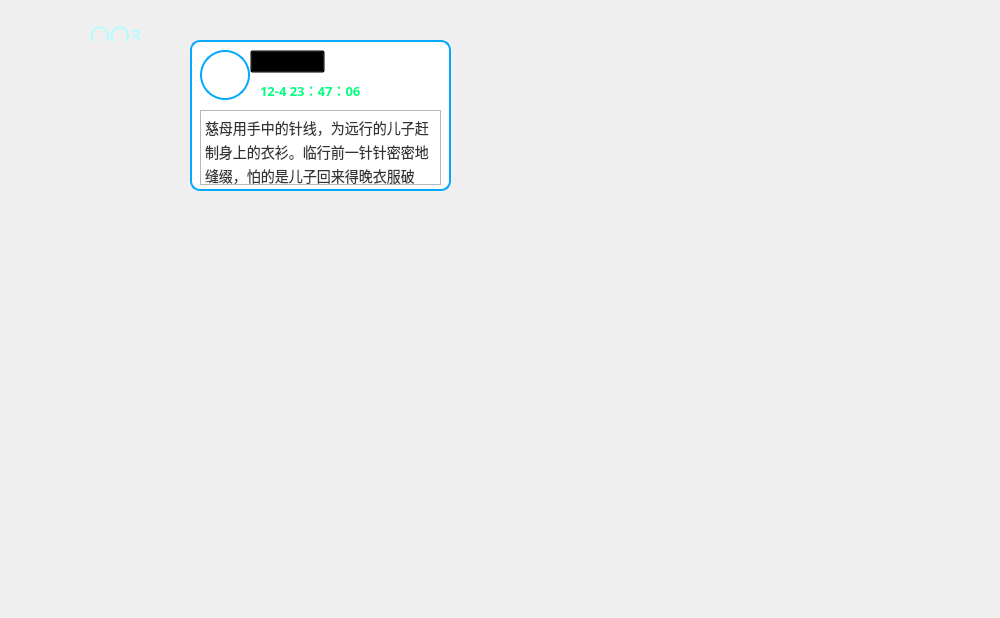
<?xml version="1.0" encoding="UTF-8"?>
<ui version="4.0">
 <class>Form</class>
 <widget class="QWidget" name="Form">
  <property name="geometry">
   <rect>
    <x>0</x>
    <y>0</y>
    <width>1000</width>
    <height>618</height>
   </rect>
  </property>
  <property name="minimumSize">
   <size>
    <width>1000</width>
    <height>618</height>
   </size>
  </property>
  <property name="maximumSize">
   <size>
    <width>1000</width>
    <height>618</height>
   </size>
  </property>
  <property name="font">
   <font>
    <family>华文细黑</family>
    <weight>50</weight>
    <bold>false</bold>
   </font>
  </property>
  <property name="windowTitle">
   <string>心语</string>
  </property>
  <property name="windowIcon">
   <iconset>
    <normaloff>F:/桌面美化/ICO/爱心.png</normaloff>F:/桌面美化/ICO/爱心.png</iconset>
  </property>
  <property name="styleSheet">
   <string notr="true">background-image:url(D:/A_图/beijing.jpg);</string>
  </property>
  <widget class="QLabel" name="label">
   <property name="geometry">
    <rect>
     <x>20</x>
     <y>10</y>
     <width>71</width>
     <height>71</height>
    </rect>
   </property>
   <property name="styleSheet">
    <string notr="true">QLabel
{
    background:transparent;
}</string>
   </property>
   <property name="text">
    <string/>
   </property>
   <property name="pixmap">
    <pixmap>F:/桌面美化/ICO/爱心.png</pixmap>
   </property>
  </widget>
  <widget class="QLabel" name="label_2">
   <property name="geometry">
    <rect>
     <x>90</x>
     <y>20</y>
     <width>54</width>
     <height>21</height>
    </rect>
   </property>
   <property name="styleSheet">
    <string notr="true">QLabel
{
	font-size : 15pt;
    background:transparent;
}


</string>
   </property>
   <property name="text">
    <string>&lt;html&gt;&lt;head/&gt;&lt;body&gt;&lt;p&gt;&lt;span style=&quot; color:#aaffff;&quot;&gt;〇〇3&lt;/span&gt;&lt;/p&gt;&lt;/body&gt;&lt;/html&gt;</string>
   </property>
  </widget>
  <widget class="QPushButton" name="pushButton">
   <property name="geometry">
    <rect>
     <x>190</x>
     <y>40</y>
     <width>261</width>
     <height>151</height>
    </rect>
   </property>
   <property name="styleSheet">
    <string notr="true">QPushButton 
{
	
    background-color:rgb(255,255,255); 
    color:rgb(6,168,255); 
    border:2px solid rgb(6,168,255); 
    font-size:14px; 
    border-radius:10px;
}
QPushButton:hover
{
    background-color: rgb(212,243,255); 
    color:rgb(6,168,255);
    border:2px solid rgb(6,168,255); 
    border-radius:14px;
}
QPushButton:pressed
{
    background-color: rgb(175,232,255); 
    color:white; 
    border:2px solid rgb(6,168,255); 
    border-radius:14px;
}</string>
   </property>
   <property name="text">
    <string/>
   </property>
  </widget>
  <widget class="QPushButton" name="pushButton_2">
   <property name="geometry">
    <rect>
     <x>200</x>
     <y>50</y>
     <width>50</width>
     <height>50</height>
    </rect>
   </property>
   <property name="styleSheet">
    <string notr="true">/*按钮静止无操作样式*/
QPushButton
{
    background-image:rgb(255,255,255); 
    border-radius:25px;
    border:2px solid rgb(6,168,255);
   
  
}

/*鼠标悬停在按钮*/
QPushButton:hover
{
    background-color: rgb(212,243,255);
    color:rgb(6,168,255);
    border:2px solid rgb(6,168,255);
    border-radius:25px;
}

/*鼠标按下按钮*/
QPushButton:pressed
{
    background-color: rgb(175,232,255);
    color:white;
    border:2px solid rgb(6,168,255);
    border-radius:25px;
}</string>
   </property>
   <property name="text">
    <string/>
   </property>
   <property name="icon">
    <iconset>
     <normaloff>F:/桌面美化/ICO/favicon (2).ico</normaloff>F:/桌面美化/ICO/favicon (2).ico</iconset>
   </property>
   <property name="iconSize">
    <size>
     <width>50</width>
     <height>50</height>
    </size>
   </property>
  </widget>
  <widget class="QPushButton" name="pushButton_3">
   <property name="geometry">
    <rect>
     <x>250</x>
     <y>50</y>
     <width>75</width>
     <height>23</height>
    </rect>
   </property>
   <property name="font">
    <font>
     <family>华文隶书</family>
     <pointsize>11</pointsize>
     <weight>75</weight>
     <bold>true</bold>
    </font>
   </property>
   <property name="cursor">
    <cursorShape>PointingHandCursor</cursorShape>
   </property>
   <property name="styleSheet">
    <string notr="true">/*按钮静止无操作样式*/
QPushButton 
{
    background:transparent;
}

/*鼠标悬停在按钮*/
QPushButton:hover
{
	background:transparent;
	text-decoration:underline;
}

/*鼠标按下按钮*/
QPushButton:pressed
{
#测试;
}</string>
   </property>
   <property name="text">
    <string>这个年纪</string>
   </property>
  </widget>
  <widget class="QLabel" name="label_3">
   <property name="geometry">
    <rect>
     <x>260</x>
     <y>80</y>
     <width>161</width>
     <height>16</height>
    </rect>
   </property>
   <property name="font">
    <font>
     <family>Bahnschrift Condensed</family>
    </font>
   </property>
   <property name="styleSheet">
    <string notr="true">QLabel
{
    background:transparent;
}</string>
   </property>
   <property name="text">
    <string>&lt;!DOCTYPE HTML PUBLIC &quot;-//W3C//DTD HTML 4.0//EN&quot; &quot;http://www.w3.org/TR/REC-html40/strict.dtd&quot;&gt;
&lt;html&gt;&lt;head&gt;&lt;meta name=&quot;qrichtext&quot; content=&quot;1&quot; /&gt;&lt;style type=&quot;text/css&quot;&gt;
p, li { white-space: pre-wrap; }
&lt;/style&gt;&lt;/head&gt;&lt;body style=&quot; font-family:'Bahnschrift Condensed'; font-size:9pt; font-weight:400; font-style:normal;&quot;&gt;
&lt;p style=&quot; margin-top:12px; margin-bottom:12px; margin-left:0px; margin-right:0px; -qt-block-indent:0; text-indent:0px;&quot;&gt;&lt;span style=&quot; font-family:'SimSun'; font-size:10pt; font-weight:600; color:#00ff7f;&quot;&gt;12-4 23：47：06&lt;/span&gt;&lt;/p&gt;&lt;/body&gt;&lt;/html&gt;</string>
   </property>
  </widget>
  <widget class="QTextBrowser" name="textBrowser">
   <property name="geometry">
    <rect>
     <x>200</x>
     <y>110</y>
     <width>241</width>
     <height>75</height>
    </rect>
   </property>
   <property name="font">
    <font>
     <family>华文隶书</family>
     <weight>50</weight>
     <bold>false</bold>
    </font>
   </property>
   <property name="styleSheet">
    <string notr="true"/>
   </property>
   <property name="verticalScrollBarPolicy">
    <enum>Qt::ScrollBarAlwaysOff</enum>
   </property>
   <property name="horizontalScrollBarPolicy">
    <enum>Qt::ScrollBarAlwaysOff</enum>
   </property>
   <property name="html">
    <string>&lt;!DOCTYPE HTML PUBLIC &quot;-//W3C//DTD HTML 4.0//EN&quot; &quot;http://www.w3.org/TR/REC-html40/strict.dtd&quot;&gt;
&lt;html&gt;&lt;head&gt;&lt;meta name=&quot;qrichtext&quot; content=&quot;1&quot; /&gt;&lt;style type=&quot;text/css&quot;&gt;
p, li { white-space: pre-wrap; }
&lt;/style&gt;&lt;/head&gt;&lt;body style=&quot; font-family:'华文隶书'; font-size:9pt; font-weight:400; font-style:normal;&quot;&gt;
&lt;p style=&quot; margin-top:0px; margin-bottom:15px; margin-left:0px; margin-right:0px; -qt-block-indent:0; text-indent:0px; line-height:24px; background-color:#ffffff;&quot;&gt;&lt;span style=&quot; font-family:'arial,宋体,sans-serif'; font-size:14px; color:#333333; background-color:#ffffff;&quot;&gt;慈母用手中的针线，为远行的儿子赶制身上的衣衫。临行前一针针密密地缝缀，怕的是儿子回来得晚衣服破损。有谁敢说，子女像小草那样微弱的孝心，能够报答得了像春晖普泽的慈母恩情呢？&lt;/span&gt;&lt;/p&gt;&lt;/body&gt;&lt;/html&gt;</string>
   </property>
  </widget>
 </widget>
 <resources/>
 <connections/>
</ui>
